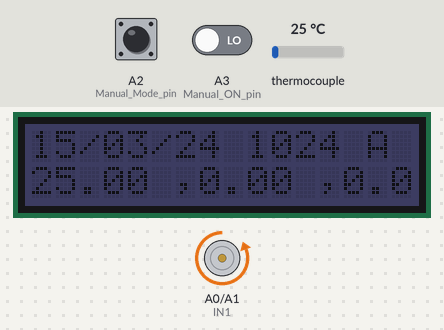
This sketch was run on a simulated Arduino Uno, built with avr-gcc and run on an emulated ATmega328P. Shown: 16×2 character LCD, motor-driver pin pairs drawn as motors (green arrow = first pin HIGH = forward, orange = second pin HIGH = backward, longer = more drive). Inputs (shaded band) come from the test bench; at power-on: A2 (Manual_Mode_pin) LOW, thermocouple 25 °C, A3 (Manual_ON_pin) LOW. The local clock reads 2024-03-15 10:24:30 at power-on unless the sketch sets it; storage starts empty; what the sketch prints to the serial monitor is not drawn.

Above: at 1.8 s.
1.9 s: A2 (Manual_Mode_pin) pulled HIGH for 1.25 s
At 3.8 s:
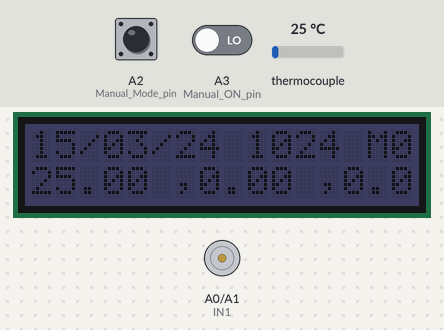
5.8 s: thermocouple set to 6 °C
At 8.5 s:
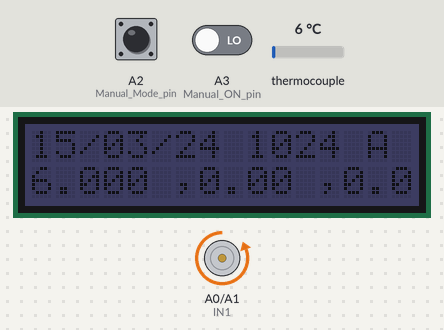
8.9 s: thermocouple set to 75 °C
At 11.8 s:
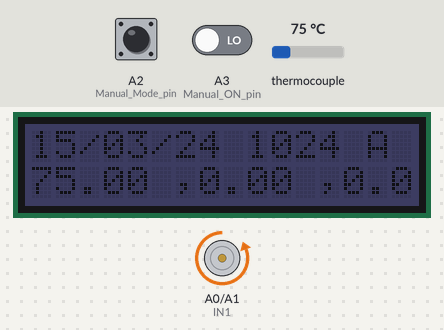
12.1 s: A2 (Manual_Mode_pin) pulled HIGH for 1.25 s
At 14.4 s:
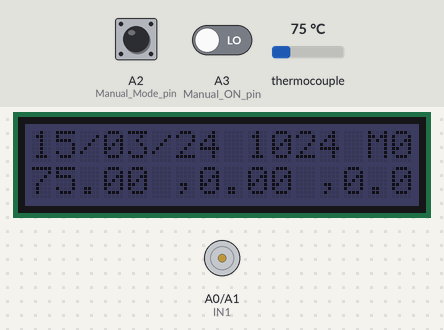
16.2 s: thermocouple set to 150 °C
At 19.1 s:
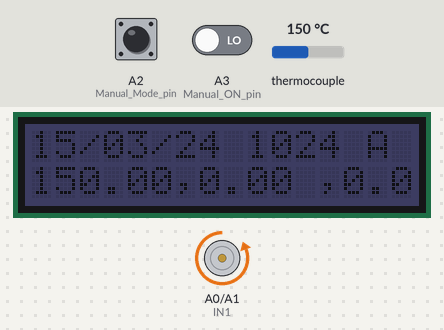
19.4 s: A2 (Manual_Mode_pin) driven HIGH and A3 (Manual_ON_pin) driven HIGH
At 21.6 s:
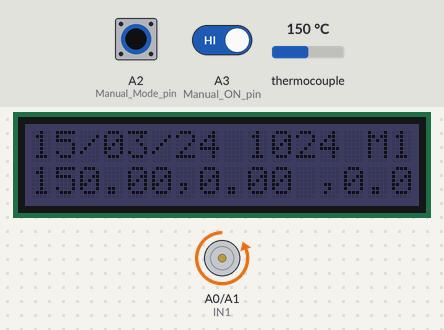
Timing chart, 0 to 23.1 s (numbered marks = the images above; inputs shaded):
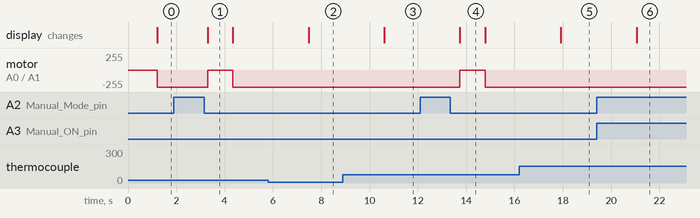

Measured:
- after the input at 1.9 s, motor on A0 (IN1) / A1 (IN2): backward 255/255 → stopped after 1.4 s, → backward 255/255 1.0 s later; the display: changes after 1.4 s (image 1)
- after the input at 5.8 s, the display: changes after 1.7 s (image 2)
- after the input at 8.9 s, the display: changes after 1.7 s (image 3)
- after the input at 12.1 s, motor on A0 (IN1) / A1 (IN2): backward 255/255 → stopped after 1.6 s, → backward 255/255 1.0 s later; the display: changes after 1.6 s (image 4)
- after the input at 16.2 s, the display: changes after 1.7 s (image 5)
- after the input at 19.4 s, the display: changes after 1.7 s (image 6)
- what the display in image 1 shows lasts 1.0 s, from 3.3 s to 4.3 s

The sketch:

Hashtag_Max31865.ino
```cpp
/**
 * Project Hashtag
 * By Kang Liat Chuan, Sep 2022.
 *
 * Hardware:
 * 1. Arduino Uno
 * 2. Max485-to-TTL module
 * 3. RK330-02 sensor (provided by Hashtag)
 * 4. Relay module
 * 5. Solenoid valve (provided by Hashtag)
 * 6. DS1302 RTC module
 * 7. DFR0464 LCD RGB Backlight Module
 * 8. DFR0229 microSD module
 * 9. Power Splitter
 * 10. DHT22 temperature and humidity sensor
 *
 * Software (libraries):
 * 1. Modbus-Master-Slave-for-Arduino-master
 *    Modbus master example 2:
 *    The purpose of this example is to query an array of data
 *    from an external Modbus slave device.
 *    This example is similar to "simple_master", but this example
 *    allows you to use software serial instead of hardware serial
 * 2. DFRobot_RGBLCD1602
 * 3. Rtc_by_Makuna
 * 4. SoftwareSerial
 * 5. ThreeWire
 * 6. SD
 * 7. SPI
 * 8. DHT
 *
 * RTC (DS1302) Connections:
 * DS1302 CLK/SCLK - 5
 * DS1302 DAT/IO - 7
 * DS1302 RST/CE - 2
 * DS1302 VCC - +5v
 * DS1302 GND - GND
 *
 * Log:
 * 01 Sep 2022 RK330 temperature/humidity/pressure sensor working
 * 30 Sep 2022 DFR0464 LCD RGB Backlight Module working
 * 07 Oct 2022 DS1302 RTC Module working
 * 09 Oct 2022 New platform working. Manual mode pins working
 * 14 Oct 2022 DHT22 temperature and humidity sensor working
 * 17 Oct 2022 Max31855 temperature sensor working
 *
 */

// Libraries
#include <SD.h>
#include <SPI.h>
#include <Adafruit_MAX31865.h>
#include "DFRobot_RGBLCD1602.h"
#include <ThreeWire.h>
#include <RtcDS1302.h>

// Definitions

// RTC
#define countof(a) (sizeof(a) / sizeof(a[0]))
#define RTC_CLK 5
#define RTC_DAT 7
#define RTC_RST 2
// Max31865
#define MAXCS   8
#define MAXDI   9
#define MAXDO   10
#define MAXCLK  4
#define RREF      430.0
#define RNOMINAL  100.0
// SD
// MOSI - pin 11
// MISO - pin 12
// CLK - pin 13
// CS/SS - pin 6
#define SD_CS 6
// Relay
#define IN1 A0
#define IN2 A1
#define Manual_Mode_pin A2
#define Manual_ON_pin A3
#define Relay_ON 0
#define Relay_OFF 1
// Temperature boundaries
#define t20 20
#define t10 10
#define t0 0
#define t_10 -10
#define t_20 -21
#define t_25 -23
// ON times
#define t20_ON 30
#define t10_ON 30
#define t0_ON 20
#define t_10_ON 10
#define t_20_ON 5
#define t_25_ON 5
// OFF times
#define t20_OFF 10
#define t10_OFF 10
#define t0_OFF 10
#define t_10_OFF 10
#define t_20_OFF 10
#define t_25_OFF 15
// LCD
#define LCD_row1 0
#define LCD_row2 1
// MicroSD
#define loginterval 60000

// Constants and Variables
unsigned long current_millis;
unsigned long seconds_millis;
unsigned long lastMillis;
float t, h, p;
bool Mode = false;
bool Manual_ON_OFF = false;
bool cooling = true;
//int16_t t_ON = 0;
//int16_t t_OFF = 0;
uint8_t sec = 0;
bool hysteresis = false;
bool Auto_ON_OFF = false;
String buffer;
File myFile;

// Max31865
Adafruit_MAX31865 thermo = Adafruit_MAX31865(MAXCS, MAXDI, MAXDO, MAXCLK);

// RTC
ThreeWire myWire(RTC_DAT, RTC_CLK, RTC_RST); // IO, SCLK, CE
RtcDS1302<ThreeWire> Rtc(myWire);

// 16 characters and 2 lines
DFRobot_RGBLCD1602 lcd(16, 2); // lcdCols, lcdRows


void setup() {

  // Setup Serial Terminal
  Serial.begin(9600);

  // Setup Relay
  pinMode(IN1, OUTPUT);
  pinMode(IN2, OUTPUT);
  digitalWrite(IN1, Relay_OFF);
  digitalWrite(IN2, Relay_OFF);
  pinMode(Manual_Mode_pin, INPUT);
  pinMode(Manual_ON_pin, INPUT);

  // Setup microSD
   buffer.reserve(64);
   if (!SD.begin(SD_CS)) {
     Serial.println(F("initialization failed!"));
     while (1);
   }
   SD.remove("Hashtag.txt");
   myFile = SD.open("Hashtag.txt", FILE_WRITE);
   if (myFile) {
     Serial.print(F("Writing to text file ..."));
     myFile.println("Hashtag data");
     Serial.println("Done");
   } else {
     Serial.println(F("error opening file"));
     while (1);
   }
   myFile.close();

  // Setup LCD
  lcd.init();
  lcd.clear();
  lcd.setRGB(0, 0, 50);

  // Setup RTC
  Rtc.Begin();
  RtcDateTime compiled = RtcDateTime(__DATE__, __TIME__);
  printDateTime(compiled);
  if (!Rtc.IsDateTimeValid())
  {
      // Common Causes:
      //    1) first time you ran and the device wasn't running yet
      //    2) the battery on the device is low or even missing

      Serial.println(F("RTC lost confidence in the DateTime!"));
      Rtc.SetDateTime(compiled);
  }
  if (Rtc.GetIsWriteProtected())
  {
      Serial.println(F("RTC was write protected, enabling writing now"));
      Rtc.SetIsWriteProtected(false);
  }
  if (!Rtc.GetIsRunning())
  {
      Serial.println(F("RTC was not actively running, starting now"));
      Rtc.SetIsRunning(true);
  }
  RtcDateTime now = Rtc.GetDateTime();
  if (now < compiled)
  {
      Serial.println(F("RTC is older than compile time!  (Updating DateTime)"));
      Rtc.SetDateTime(compiled);
  }
  else if (now > compiled)
  {
      Serial.println(F("RTC is newer than compile time. (this is expected)"));
  }
  else if (now == compiled)
  {
      Serial.println(F("RTC is the same as compile time! (not expected but all is fine)"));
  }

  // Setup Max31865
  Serial.println("Adafruit MAX31865 PT100 Sensor Test!");
  thermo.begin(MAX31865_3WIRE);  // set to 2WIRE or 4WIRE as necessary

  // Initialize variables
  unsigned long current_millis = millis();
  seconds_millis = millis();
  lastMillis = millis();
  t = 0.0; h = 0.0; p = 0.0;
  cooling = true;
  //t_ON = 0;
  //t_OFF = 0;
  sec = 0;
  hysteresis = false;
  Auto_ON_OFF = false;


} // void setup


void loop() {

  /**
  * Read State of Mode and Manual_ON_OFF switches
  */
  Mode = digitalRead(Manual_Mode_pin);
  Manual_ON_OFF = digitalRead(Manual_ON_pin);

  /**
  * Get temperature from Max31865
  */
  t = thermo.temperature(RNOMINAL, RREF);
  Serial.print("Temperature = ");
  Serial.println(t);
  delay(1000);

  /**
  * Get time from RTC
  */
  RtcDateTime now = Rtc.GetDateTime();
  //printDateTime(now);
  //Serial.println();

  /**
  * Output to Serial Terminal for debugging
  */
  //Serial.print(now.Day()); Serial.print(now.Month()); Serial.print(now.Year()-2000); Serial.print(" ");
  //Serial.print(now.Hour()); Serial.print(now.Minute()); Serial.print(":");
  //Serial.print(" Temp:"); Serial.print(t);
  //Serial.print(" Humid:"); Serial.print(h);
  //Serial.print(" Pressure:"); Serial.println(p);
  //Serial.print(au16data[0]); Serial.print(",");
  //Serial.print(au16data[1]); Serial.print(",");
  //Serial.print(au16data[2]); Serial.print(",");
  //Serial.print(au16data[3]); Serial.print(",");
  //Serial.print(au16data[4]); Serial.print(",");
  //Serial.print(au16data[5]); Serial.println();

  /**
  * Output to LCD
  */
  // Output Timestamp to LCD row 1
  // Day
  if (now.Day() < 10) {
     lcd.setCursor(0, LCD_row1); lcd.print("0"); // Insert leading 0
     lcd.setCursor(1, LCD_row1); lcd.print(now.Day());
  } else {
     lcd.setCursor(0, LCD_row1); lcd.print(now.Day());
  }
  lcd.setCursor(2, LCD_row1); lcd.print("/");
  // Month
  if (now.Month() < 10) {
     lcd.setCursor(3, LCD_row1); lcd.print("0"); // Insert leading 0
     lcd.setCursor(4, LCD_row1); lcd.print(now.Month());
  } else {
     lcd.setCursor(3, LCD_row1); lcd.print(now.Month());
  }
  lcd.setCursor(5, LCD_row1); lcd.print("/");
  // Year
  lcd.setCursor(6, LCD_row1); lcd.print(now.Year()-2000);
  // Hour
  if (now.Hour() < 10) {
     lcd.setCursor(9, LCD_row1); lcd.print("0"); // Insert leading 0
     lcd.setCursor(10, LCD_row1); lcd.print(now.Hour());
  } else {
     lcd.setCursor(9, LCD_row1); lcd.print(now.Hour());
  }
  // Minutes
  if (now.Minute() < 10) {
     lcd.setCursor(11, LCD_row1); lcd.print("0"); // Insert leading 0
     lcd.setCursor(12, LCD_row1); lcd.print(now.Minute());
  } else {
     lcd.setCursor(11, LCD_row1); lcd.print(now.Minute());
  }
  lcd.setCursor(14, LCD_row1);
  if (Mode) {
     lcd.print("M");
     lcd.setCursor(15, LCD_row1);
     if (Manual_ON_OFF) {
        lcd.print("1");
     } else {
        lcd.print("0");
     }
  } else {
     lcd.print("A");
     lcd.setCursor(15, LCD_row1); lcd.print(" ");
  }
  // Output LCD row 2
  //lcd.setCursor(0, LCD_row2); lcd.print("T:"); lcd.setCursor(2, LCD_row2); lcd.print(t);
  //lcd.setCursor(8, LCD_row2); lcd.print("P:"); lcd.setCursor(10, LCD_row2); lcd.print(p);
  lcd.setCursor(0, LCD_row2); lcd.print(t); lcd.setCursor(6, LCD_row2); lcd.print(",");
  lcd.setCursor(7, LCD_row2); lcd.print(h); lcd.setCursor(12, LCD_row2); lcd.print(",");
  lcd.setCursor(13, LCD_row2); lcd.print(p);

  /**
  * Output to Relay
  */
  if (Mode) { // Manual Mode

     if (Manual_ON_OFF) {
        digitalWrite(IN1, Relay_ON);
     } else {
        digitalWrite(IN1, Relay_OFF);
     }

  } else { // Auto Mode

     if (cooling) {
        digitalWrite(IN1, Relay_ON);
        if (t <= t_25) {
           digitalWrite(IN1, Relay_OFF);
	   cooling = false;
        }
     } else {
        digitalWrite(IN1, Relay_OFF);
        if (t >= t_20) {
           digitalWrite(IN1, Relay_ON);
	   cooling = true;
        }
     }

  } // if (Mode)

  /**
  * Write to microSD
  */
  // check if it's been over loginterval since the last line added

// unsigned long current_millis = millis();
// if ((current_millis - lastMillis) >= loginterval) {
//    buffer = now.Day();
//    buffer += "/";
//    buffer += now.Month();
//    buffer += "/";
//    buffer += now.Year()-2000;
//    buffer += " ";
//    buffer += now.Hour();
//    buffer += now.Minute();
//    buffer += " Temperature = ";
//    buffer += t;
//    buffer += " degC";
//    buffer += "\r\n";
//    myFile = SD.open("Hashtag.txt", FILE_WRITE);
//    Serial.print(F("Writing to file: "));
//    Serial.println(buffer.c_str());
//    if (myFile) {
//      myFile.println(buffer.c_str());
//      Serial.println(F("Written to file."));
//    } else {
//      Serial.println(F("Error opening file!"));
//    }
//    myFile.close();
//    lastMillis = millis();
//    Serial.print("lastMillis = "); Serial.println(lastMillis);
// } // if ((current_millis - lastMillis) >= 1000)

  Serial.println("Last line");

} // void loop

// Used by RTC
void printDateTime(const RtcDateTime& dt)
{
    char datestring[20];

    snprintf_P(datestring,
            countof(datestring),
            PSTR("%02u/%02u/%04u %02u:%02u:%02u"),
            dt.Month(),
            dt.Day(),
            dt.Year(),
            dt.Hour(),
            dt.Minute(),
            dt.Second() );
    Serial.print(datestring);
}
```
